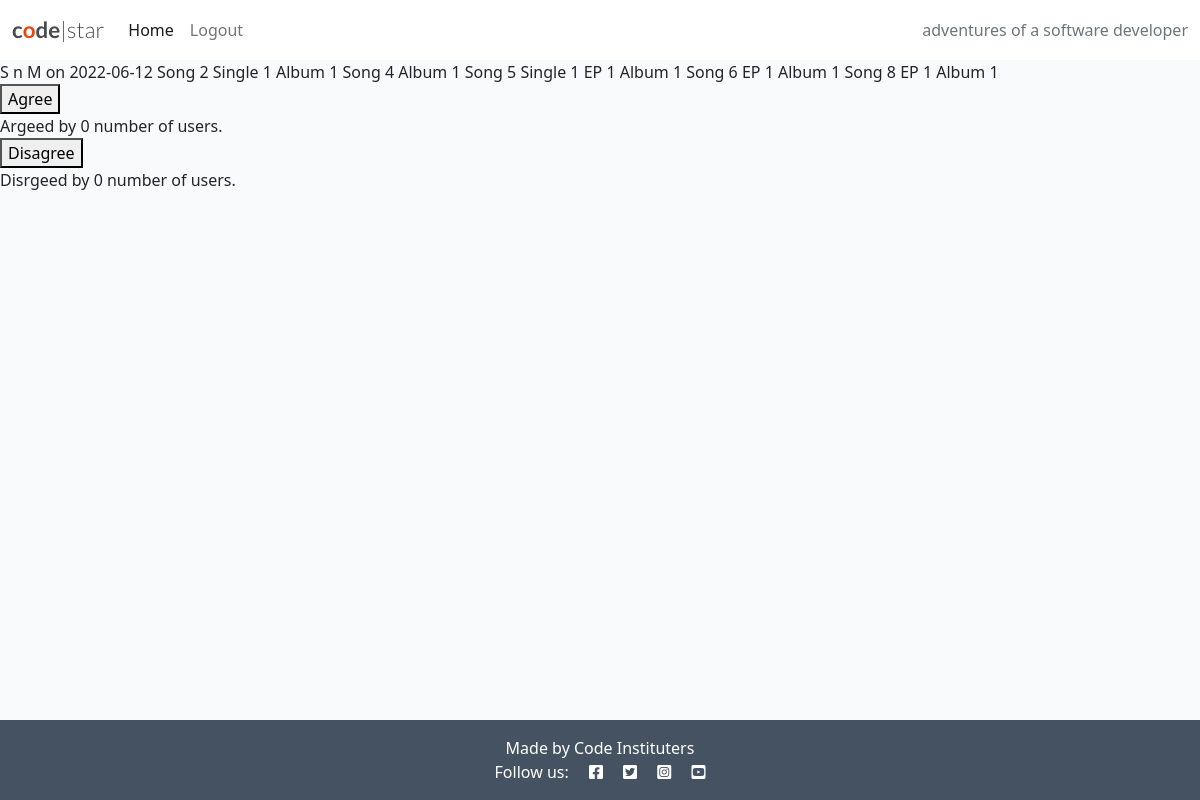
The app's page /setlist/setlist-detail/1/ (signed in) with its own data.
### setlist/models.py (models this page shows, shortened)
class Setlist(models.Model):
    gig = models.OneToOneField('home.Gig', related_name='setlist_gig', on_delete=models.CASCADE, null=True)
    author = models.ForeignKey(User, on_delete=models.SET_NULL, null=True)
    song = models.ManyToManyField(Song)
    status = models.IntegerField(choices=STATUS, default=0)
    agree = models.ManyToManyField(User, related_name='setlist_agree', blank=True)
    disagree = models.ManyToManyField(User, related_name='setlist_disagree', blank=True)
    def __str__(self):
        return f"{self.gig.venue} on {self.gig.date}"

class Venue(models.Model):
    name = models.CharField(max_length=200)
    city = models.CharField(max_length=200)
    def __str__(self):
        return self.name

class Song(models.Model):
    title = models.CharField(max_length=200)
    slug = models.SlugField(max_length=200, unique=True, null=True)

class Release(models.Model):
    title = models.CharField(max_length=200)
    songs = models.ManyToManyField(Song, related_name="releases")
    slug = models.SlugField(max_length=200, unique=True, null=True)
    def __str__(self):
        return self.title

### home/models.py (models this page shows, shortened)
class Gig(models.Model):
    date = models.DateField(auto_now_add=False, auto_now=False, blank=True, null=True)
    venue = models.ForeignKey('setlist.Venue', on_delete=models.CASCADE, null=True)
    featured_image = CloudinaryField('image', null=True, blank=True)
    featured_image_status = models.IntegerField(choices=STATUS, default=0)

### setlist/views.py (the view)
# urls.py: path('setlist-detail/<str:pk>/', setlist_detail, name='detail'),
@login_required
def setlist_detail(request, pk):
    setlist = Setlist.objects.get(id=pk)
    context = {
        'setlist': setlist,
    }
    return render(request, 'setlist/setlist-detail.html', context)

### setlist/templates/setlist/setlist-detail.html (shortened to what this page needs)
{% extends 'base.html' %}
{% block content %}
{{ setlist }}
{% for song in setlist.song.all %}
    {{ song.title }}
    {% for release in song.releases.all %}
        {{ release }}
    {% endfor %}
{% endfor %}
{% if user.id != setlist.author.id %}
        <form action="{% url 'agree' setlist.pk %}" method="POST">
            <button type="submit", name="setlist_id", value="{{ setlist.id }}">Agree</button>
        </form>
        Argeed by {{ setlist.agree.all.count }} number of users.
        <form action="{% url 'disagree' setlist.pk %}" method="POST">
            <button type="submit", name="setlist_id", value="{{ setlist.id }}">Disagree</button>
        </form>
        Disrgeed by {{ setlist.disagree.all.count }} number of users.
{% endif %}
{% endblock %}

### static/css/style.css (style rules this page uses)
body { background-color: #F9FAFC; }
.main-bg { background-color: #F9FAFC; }

### records on screen
Setlist: gig.date "S n M on 2022-06-12", agree.all.count "0", disagree.all.count "0"
Song: title "Song 2"
Release: title "Single 1"
Release: title "Album 1"
Song: title "Song 4"
Song: title "Song 5"
Release: title "EP 1"
Song: title "Song 6"
Song: title "Song 8"
